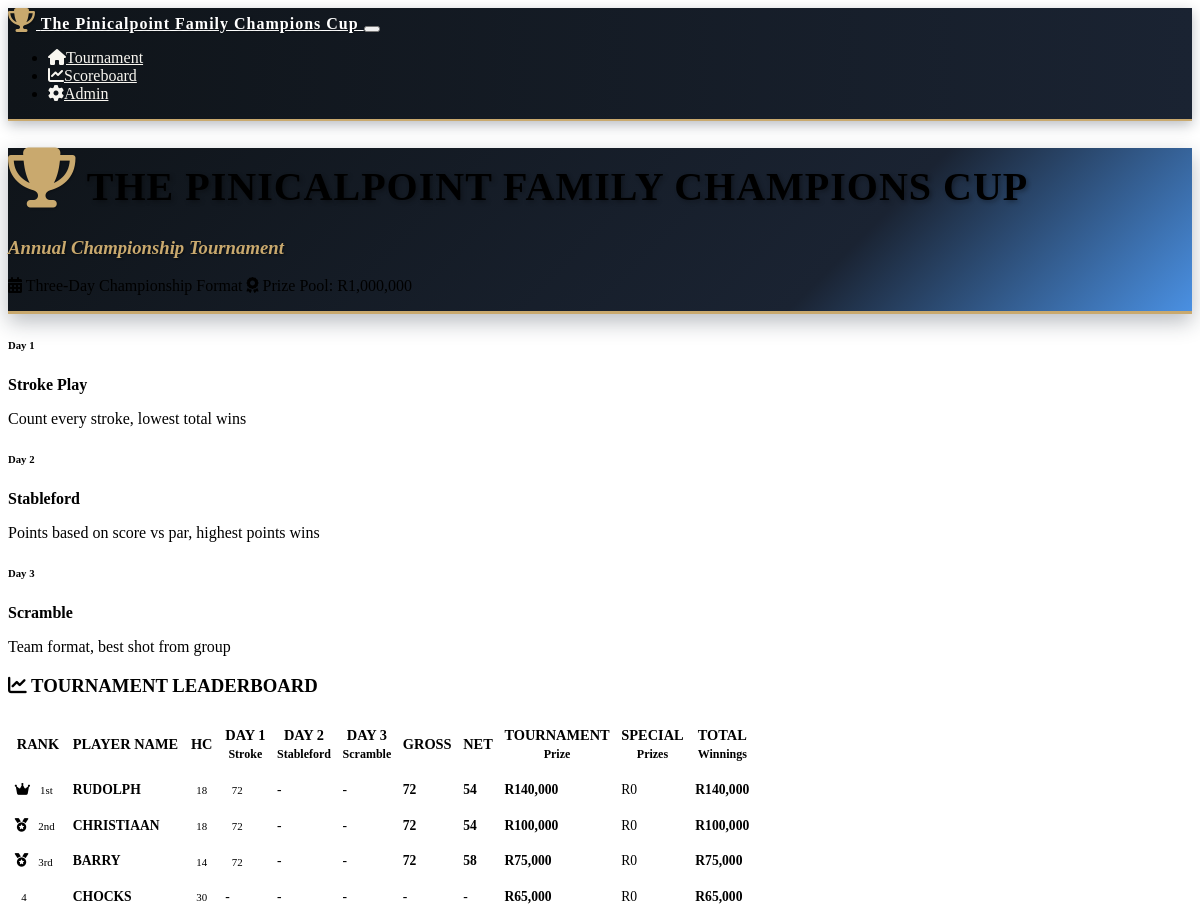
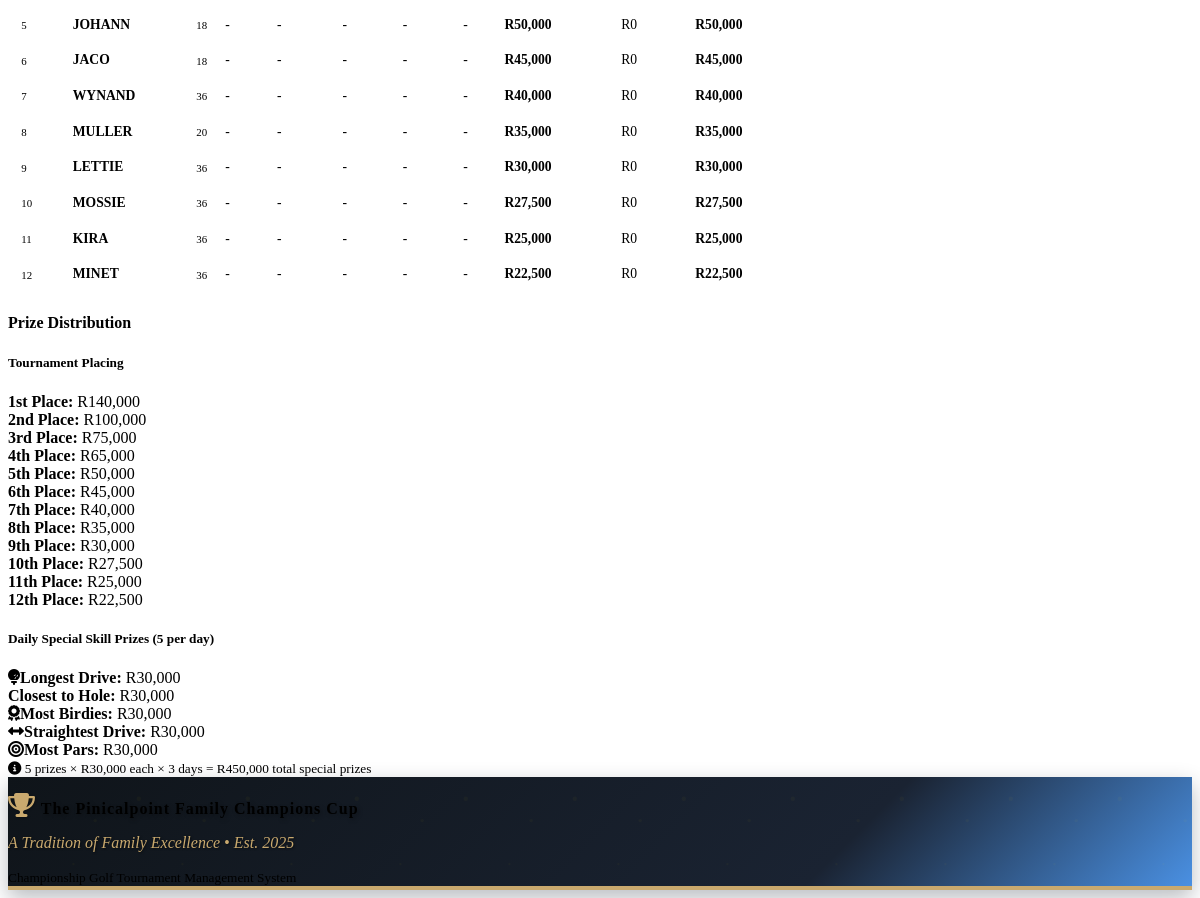
The app's page /scoreboard with its own data (2 pictures, top to bottom).
### models.py (models this page shows)
class Round(db.Model):
    id = db.Column(db.Integer, primary_key=True)
    tournament_id = db.Column(db.Integer, db.ForeignKey('tournament.id'), nullable=False)
    day = db.Column(db.Integer, nullable=False)  # 1, 2, or 3
    format = db.Column(db.String(50), nullable=False)  # 'stroke_play', 'stableford', 'scramble'
    date = db.Column(db.Date, nullable=False)
    completed = db.Column(db.Boolean, default=False)
    scores = db.relationship('Score', backref='round', lazy=True)

class Player(db.Model):
    id = db.Column(db.Integer, primary_key=True)
    name = db.Column(db.String(100), nullable=False)
    tournament_id = db.Column(db.Integer, db.ForeignKey('tournament.id'), nullable=False)
    handicap = db.Column(db.Integer, default=0)
    created_at = db.Column(db.DateTime, default=datetime.utcnow)
    scores = db.relationship('Score', backref='player', lazy=True)

### routes.py (the view)
@app.route('/scoreboard')
def scoreboard():
    tournament = Tournament.query.first()
    if not tournament:
        return redirect(url_for('player_setup'))
    leaderboard = calculate_leaderboard(tournament.id)
    rounds = Round.query.filter_by(tournament_id=tournament.id).order_by(Round.day).all()
    player_count = len(Player.query.filter_by(tournament_id=tournament.id).all())
    prize_distribution = get_prize_distribution(player_count)
    return render_template('scoreboard.html',
                         tournament=tournament,
                         leaderboard=leaderboard,
                         rounds=rounds,
                         prize_distribution=prize_distribution,
                         tournament_formats=TOURNAMENT_FORMATS)

### models.py (called while the page is built)
    def get_net_score(self):
        if self.total_strokes:
            return self.total_strokes - self.player.handicap
        return None

### templates/scoreboard.html (shortened to what this page needs)
{% extends "base.html" %}
{% block content %}
<div class="container-fluid">
    <div class="row mb-3">
        <div class="col-12">
            <div class="card scoreboard-header">
                <div class="card-body text-center py-3 position-relative">
                    <h1 class="display-4 text-white mb-2 tournament-logo">
                        <i class="fas fa-trophy me-2 trophy-icon"></i>
                        THE PINICALPOINT FAMILY CHAMPIONS CUP
                    </h1>
                    <h3 class="tournament-tagline mb-2">Annual Championship Tournament</h3>
                    <div class="row justify-content-center">
                        <div class="col-md-10">
                            <p class="text-white mb-1">
                                <i class="fas fa-calendar-alt me-2"></i>
                                Three-Day Championship Format
                                <span class="ms-4">
                                    <i class="fas fa-award me-2"></i>
                                    Prize Pool: R{{ "{:,}".format(1000000) }}
                                </span>
                            </p>
                        </div>
                    </div>
                </div>
            </div>
        </div>
    </div>
    <div class="row mb-3">
        <div class="col-12">
            <div class="card">
                <div class="card-body py-2">
                    <div class="row text-center">
                        {% for day, format_info in tournament_formats.items() %}
                        <div class="col-md-4">
                            <h6 class="text-primary mb-1">Day {{ day }}</h6>
                            <p class="mb-1"><strong>{{ format_info.name }}</strong></p>
                            <p class="text-muted small mb-0">{{ format_info.description }}</p>
                        </div>
                        {% endfor %}
                    </div>
                </div>
            </div>
        </div>
    </div>
    <div class="row">
        <div class="col-12">
            <div class="card">
                <div class="card-header">
                    <h3 class="mb-0 text-center">
                        <i class="fas fa-chart-line me-2"></i>
                        TOURNAMENT LEADERBOARD
                    </h3>
                </div>
                <div class="card-body p-0">
                    <div class="table-responsive">
                        <table class="table table-striped scoreboard-table mb-0">
                            <thead class="table-dark">
                                <tr>
                                    <th class="text-center py-2">RANK</th>
                                    <th class="py-2">PLAYER NAME</th>
                                    <th class="text-center py-2">HC</th>
                                    <th class="text-center py-2">DAY 1<br><small>Stroke</small></th>
                                    <th class="text-center py-2">DAY 2<br><small>Stableford</small></th>
                                    <th class="text-center py-2">DAY 3<br><small>Scramble</small></th>
                                    <th class="text-center py-2">GROSS</th>
                                    <th class="text-center py-2">NET</th>
                                    <th class="text-center py-2">TOURNAMENT<br><small>Prize</small></th>
                                    <th class="text-center py-2">SPECIAL<br><small>Prizes</small></th>
                                    <th class="text-center py-2">TOTAL<br><small>Winnings</small></th>
                                </tr>
                            </thead>
                            <tbody>
                                {% for player_data in leaderboard %}
                                <tr class="{% if player_data.rank <= 3 %}table-warning{% endif %}">
                                    <td class="text-center py-2">
                                        {% if player_data.rank == 1 %}
                                            <i class="fas fa-crown text-warning me-1"></i>
                                            <span class="badge bg-warning text-dark">1st</span>
                                        {% elif player_data.rank == 2 %}
                                            <i class="fas fa-medal text-secondary me-1"></i>
                                            <span class="badge bg-secondary">2nd</span>
                                        {% elif player_data.rank == 3 %}
                                            <i class="fas fa-medal text-warning me-1"></i>
                                            <span class="badge bg-warning text-dark">3rd</span>
                                        {% else %}
                                            <span class="badge bg-primary">{{ player_data.rank }}</span>
                                        {% endif %}
                                    </td>
                                    <td class="py-2">
                                        <strong>{{ player_data.player.name.upper() }}</strong>
                                    </td>
                                    <td class="text-center py-2">
                                        <span class="badge bg-secondary">{{ player_data.player.handicap or 0 }}</span>
                                    </td>
                                    <td class="text-center py-2">
                                        {% if player_data.day_scores[0] %}
                                            <span class="badge bg-info">{{ player_data.day_scores[0] }}</span>
                                        {% else %}
                                            <span class="text-muted">-</span>
                                        {% endif %}
                                    </td>
                                    <td class="text-center py-2">
                                        {% if player_data.day_scores[1] %}
                                            <span class="badge bg-success">{{ player_data.day_scores[1] }}pts</span>
                                        {% else %}
                                            <span class="text-muted">-</span>
                                        {% endif %}
                                    </td>
                                    <td class="text-center py-2">
                                        {% if player_data.day_scores[2] %}
                                            <span class="badge bg-primary">{{ player_data.day_scores[2] }}</span>
                                        {% else %}
                                            <span class="text-muted">-</span>
                                        {% endif %}
                                    </td>
                                    <td class="text-center py-2">
                                        {% if player_data.total_score > 0 %}
                                            <strong class="text-primary">{{ player_data.total_score }}</strong>
                                        {% else %}
                                            <span class="text-muted">-</span>
                                        {% endif %}
                                    </td>
                                    <td class="text-center py-2">
                                        {% if player_data.net_score %}
                                            <strong class="text-success">{{ player_data.net_score }}</strong>
                                        {% else %}
                                            <span class="text-muted">-</span>
                                        {% endif %}
                                    </td>
                                    <td class="text-center py-2">
                                        <strong class="text-success">R{{ "{:,}".format(player_data.prize) }}</strong>
                                    </td>
                                    <td class="text-center py-2">
                                        {% if player_data.special_prizes_won > 0 %}
                                            <strong class="text-warning">R{{ "{:,}".format(player_data.special_prizes_won) }}</strong>
                                        {% else %}
                                            <span class="text-muted">R0</span>
                                        {% endif %}
                                    </td>
                                    <td class="text-center py-2">
                                        <strong class="text-primary">R{{ "{:,}".format(player_data.total_winnings) }}</strong>
                                    </td>
                                </tr>
                                {% endfor %}
                            </tbody>
                        </table>
                    </div>
                </div>
            </div>
        </div>
    </div>
    <div class="row mt-4">
        <div class="col-12">
            <div class="card bg-dark text-light">
                <div class="card-body text-center py-3">
                    <h4 class="mb-3">Prize Distribution</h4>
                    <h5 class="text-warning mb-2">Tournament Placing</h5>
                    <div class="row mb-3">
                        {% for rank, prize in prize_distribution.main_prizes.items() %}
                        <div class="col-md-3 col-6 mb-2">
                            <strong>{{ rank }}{% if rank == 1 %}st{% elif rank == 2 %}nd{% elif rank == 3 %}rd{% else %}th{% endif %} Place:</strong>
                            <span class="text-success ms-1">R{{ "{:,}".format(prize) }}</span>
                        </div>
                        {% endfor %}
                    </div>
                    <h5 class="text-warning mb-2">Daily Special Skill Prizes (5 per day)</h5>
                    <div class="row">
                        <div class="col-md-2 col-6 mb-2">
                            <strong><i class="fas fa-golf-ball me-1"></i>Longest Drive:</strong>
                            <span class="text-success ms-1">R{{ "{:,}".format(prize_distribution.daily_special_prizes.day_1.longest_drive) }}</span>
                        </div>
                        <div class="col-md-2 col-6 mb-2">
                            <strong>Closest to Hole:</strong>
                            <span class="text-success ms-1">R{{ "{:,}".format(prize_distribution.daily_special_prizes.day_1.closest_hole) }}</span>
                        </div>
                        <div class="col-md-2 col-6 mb-2">
                            <strong><i class="fas fa-award me-1"></i>Most Birdies:</strong>
                            <span class="text-success ms-1">R{{ "{:,}".format(prize_distribution.daily_special_prizes.day_1.most_birdies) }}</span>
                        </div>
                        <div class="col-md-3 col-6 mb-2">
                            <strong><i class="fas fa-arrows-alt-h me-1"></i>Straightest Drive:</strong>
                            <span class="text-success ms-1">R{{ "{:,}".format(prize_distribution.daily_special_prizes.day_1.straightest_drive) }}</span>
                        </div>
                        <div class="col-md-3 col-6 mb-2">
                            <strong><i class="fas fa-bullseye me-1"></i>Most Pars:</strong>
                            <span class="text-success ms-1">R{{ "{:,}".format(prize_distribution.daily_special_prizes.day_1.most_pars) }}</span>
                        </div>
                    </div>
                    <div class="row mt-2">
                        <div class="col-12">
                            <small class="text-muted">
                                <i class="fas fa-info-circle me-1"></i>
                                5 prizes × R30,000 each × 3 days = R450,000 total special prizes
                            </small>
                        </div>
                    </div>
                </div>
            </div>
        </div>
    </div>
</div>
{% endblock %}

### static/css/custom.css (style rules this page uses)
:root { --tournament-navy: #1a2332; --tournament-gold: #c9a96e; --tournament-white: #FFFFFF; --tournament-dark-navy: #0f1419; --tournament-accent-blue: #4a90e2; --tournament-cream: #f8f6f0; --tournament-silver: #8a9ba8; --tournament-shadow: rgba(26, 35, 50, 0.3); --tournament-green: #2d5a27; --tournament-light-green: #4a7c59; }
.tournament-logo { font-family: 'Georgia', serif; font-weight: bold; text-shadow: 2px 2px 4px rgba(0,0,0,0.3); letter-spacing: 1px; }
.tournament-tagline { font-family: 'Georgia', serif; font-style: italic; color: var(--tournament-gold); text-shadow: 1px 1px 2px rgba(0,0,0,0.5); }
.scoreboard-header { box-shadow: 0 8px 20px var(--tournament-shadow); background: linear-gradient(135deg, var(--tournament-dark-navy) 0%, var(--tournament-navy) 70%, var(--tournament-accent-blue) 100%); border-bottom: 3px solid var(--tournament-gold); }
.scoreboard-table { font-size: 1.1rem; }
.scoreboard-table th, .scoreboard-table td { vertical-align: middle; border-width: 2px; }
.scoreboard-table .badge { font-size: 0.9em; padding: 0.5em 0.75em; }
@media (min-width: 1200px) { .scoreboard-table { font-size: 1.1rem; } }
@media (min-width: 1200px) { .scoreboard-table th { font-size: 1rem; padding: 0.75rem 0.5rem; } }
@media (min-width: 1200px) { .scoreboard-table td { padding: 0.75rem 0.5rem; } }
@media (min-width: 1200px) { .display-4 { font-size: 2.5rem; } }
.scoreboard-table { font-size: 0.95rem; line-height: 1.3; }
.scoreboard-table th { font-weight: 600; white-space: nowrap; font-size: 0.9rem; }
.scoreboard-table td { white-space: nowrap; vertical-align: middle; }
.scoreboard-table .badge { font-size: 0.8em; padding: 0.35em 0.6em; }
@media (max-width: 1400px) { .scoreboard-table { font-size: 0.9rem; } }
@media (max-width: 1400px) { .scoreboard-table th, .scoreboard-table td { padding: 0.5rem 0.3rem; } }
@media (max-width: 1200px) { .scoreboard-table { font-size: 0.85rem; } }
.trophy-icon { color: var(--tournament-gold); text-shadow: 1px 1px 2px rgba(0,0,0,0.3); font-size: 1.5em; }

### records on screen
Round: day "2", name "Stableford", description "Points based on score vs par, highest points wins"
Round: day "3", name "Scramble", description "Team format, best shot from group"
Player: player.name "RUDOLPH", player "18"
Player: player.name "CHRISTIAAN", player "18"
Player: player.name "BARRY", player "14"
Player: player.name "CHOCKS", player "30"
Player: player.name "JOHANN", player "18"
Player: player.name "JACO", player "18"
Player: player.name "WYNAND", player "36"
Player: player.name "MULLER", player "20"
Player: player.name "LETTIE", player "36"
Player: player.name "MOSSIE", player "36"
Player: player.name "KIRA", player "36"
Player: player.name "MINET", player "36"

### other values on screen
{{ "{:,}".format(1000000) }} "1,000,000"
{{ day }} "1"
{{ player_data.day_scores[0] }} "72" "72" "72"
{{ player_data.total_score }} "72" "72" "72"
{{ player_data.net_score }} "54" "54" "58"
{{ "{:,}".format(player_data.prize) }} "140,000" "100,000" "75,000" "65,000" "50,000" "45,000" "40,000" "35,000" "30,000" "27,500" "25,000" "22,500"
{{ "{:,}".format(player_data.total_winnings) }} "140,000" "100,000" "75,000" "65,000" "50,000" "45,000" "40,000" "35,000" "30,000" "27,500" "25,000" "22,500"
{{ player_data.rank }} "4" "5" "6" "7" "8" "9" "10" "11" "12"
{{ rank }} "1" "2" "3" "4" "5" "6" "7" "8" "9" "10" "11" "12"
{{ "{:,}".format(prize) }} "140,000" "100,000" "75,000" "65,000" "50,000" "45,000" "40,000" "35,000" "30,000" "27,500" "25,000" "22,500"
{{ "{:,}".format(prize_distribution.daily_special_prizes.day_1.most_pars) }} "30,000"
